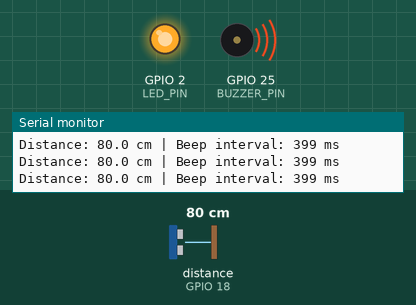
A sketch run on a simulated ESP32. Shown: output pins drawn as LEDs (lit = HIGH), buzzer (waves = sounding, pin HIGH), the last lines printed to the serial monitor. Wiring (inferred from the names in the program): ultrasonic range finder: trigger GPIO 5; echo GPIO 18. Dashed ring = blinking. The test bench sets the inputs (shaded band); at power-on: distance to the obstacle (sensor on GPIO 18) 80 cm. The echo pulse lasts 58.3 µs per cm; pins used as bus, display or sensor lines are not drawn.

Above: at 4.2 s.
4.9 s: distance to the obstacle (sensor on GPIO 18) set to 250 cm
6.9 s: distance to the obstacle (sensor on GPIO 18) set to 205 cm
8.4 s: distance to the obstacle (sensor on GPIO 18) set to 195 cm
At 10.2 s:
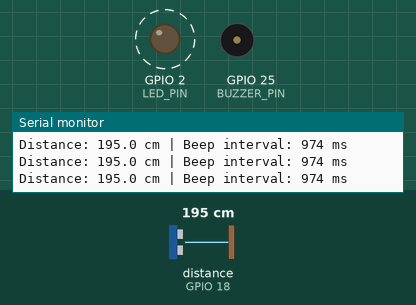
11.4 s: distance to the obstacle (sensor on GPIO 18) set to 299 cm
At 11.4 s:
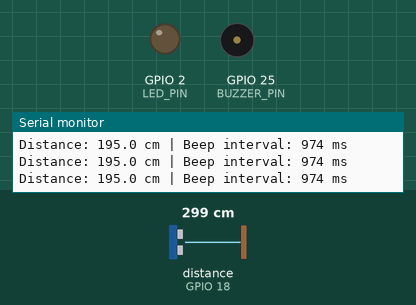
Timing chart, 0 to 13.9 s (numbered marks = the images above; inputs shaded):
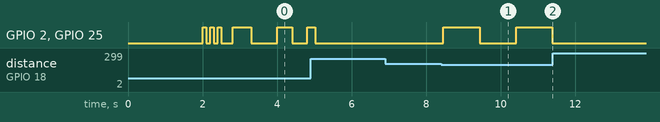

Measured:
- after the input at 8.4 s, GPIO 2 (LED_PIN), GPIO 25 (BUZZER_PIN): alternates HIGH for 0.97 s and LOW for 0.98 s, starting after 0.06 s
- after the input at 11.4 s, GPIO 2 (LED_PIN), GPIO 25 (BUZZER_PIN): stays LOW (without the input it goes to HIGH after 0.97 s)

The sketch:

ultrasonic_with_buzzer.ino
```cpp
// ESP32 Ultrasonic Proximity Alert System with Interpolated Beep Intervals
// HC-SR04: TRIG->GPIO5, ECHO->GPIO18 (via voltage divider), VCC->5V, GND->GND
// Active Buzzer: I/O->GPIO25, VCC->3V3, GND->GND
// LED: GPIO2 (built-in on most ESP32 boards)

// ===================== USER CONFIGURATION =====================
// Pin assignments
const int PIN_TRIG = 5;
const int PIN_ECHO = 18;
const int BUZZER_PIN = 25;
const int LED_PIN = 2;

// Sensor physics
const unsigned long TIMEOUT_US = 30000;
const float SPEED_OF_SOUND_MS = 343.0f;  // m/s at ~20°C
const float SENSOR_MIN_CM = 2.0f;
const float SENSOR_MAX_CM = 400.0f;
const bool CLAMP_TO_SPEC = true;

// Measurement settings
const int AGG_SAMPLES = 3;               // samples to average per reading
const unsigned int AGG_GAP_MS = 10;      // delay between samples
const unsigned long UPDATE_INTERVAL_MS = 150;  // how often to measure distance

// Alert behavior: beep interval based on distance
const float DISTANCE_MIN_CM = 10.0f;     // closest distance (continuous beeping)
const float DISTANCE_MAX_CM = 200.0f;    // farthest alert distance (slowest beeping)
const unsigned long BEEP_INTERVAL_MIN_MS = 50;    // continuous beeping at min distance
const unsigned long BEEP_INTERVAL_MAX_MS = 1000;  // 1 second beep at max distance
const bool USE_LINEAR_INTERPOLATION = true;  // false = exponential curve

// Startup beep pattern
const int STARTUP_SHORT_BEEPS = 3;
const unsigned int STARTUP_SHORT_ON_MS = 100;
const unsigned int STARTUP_SHORT_OFF_MS = 100;
const unsigned int STARTUP_LONG_BEEP_MS = 500;
const unsigned int STARTUP_PAUSE_MS = 300;

// Serial output
const bool ENABLE_SERIAL_OUTPUT = true;
const int SERIAL_BAUD = 115200;
const int DISTANCE_DECIMALS = 1;  // decimal places for distance display

// =============================================================

unsigned long lastUpdateTime = 0;
unsigned long lastBeepTime = 0;
unsigned long beepInterval = 0;
bool beepState = false;

// Measure echo time
unsigned long measureEchoOnce() {
  digitalWrite(PIN_TRIG, LOW);
  delayMicroseconds(2);
  digitalWrite(PIN_TRIG, HIGH);
  delayMicroseconds(10);
  digitalWrite(PIN_TRIG, LOW);
  return pulseIn(PIN_ECHO, HIGH, TIMEOUT_US);
}

// Convert microseconds to centimeters
float microsecondsToCm(unsigned long us) {
  if (us == 0) return NAN;
  const float cm_per_us = (SPEED_OF_SOUND_MS * 0.0001f);
  float d = (us * cm_per_us) / 2.0f;
  if (CLAMP_TO_SPEC) {
    if (d < SENSOR_MIN_CM) d = SENSOR_MIN_CM;
    if (d > SENSOR_MAX_CM) d = SENSOR_MAX_CM;
  }
  return d;
}

// Get average distance from multiple samples
float getAverageDistance() {
  float sum = 0.0f;
  int validCount = 0;

  for (int i = 0; i < AGG_SAMPLES; ++i) {
    unsigned long us = measureEchoOnce();
    float d = microsecondsToCm(us);
    if (!isnan(d)) {
      sum += d;
      validCount++;
    }
    if (i < AGG_SAMPLES - 1) delay(AGG_GAP_MS);
  }

  if (validCount == 0) return NAN;
  return sum / validCount;
}

// Calculate beep interval based on distance (interpolated)
unsigned long calculateBeepInterval(float distance) {
  if (isnan(distance)) return 0;  // no beep if invalid

  // Outside alert range
  if (distance > DISTANCE_MAX_CM) return 0;
  if (distance < DISTANCE_MIN_CM) distance = DISTANCE_MIN_CM;

  // Interpolate beep interval between min and max
  // Closer = shorter interval (faster beeps)
  // Farther = longer interval (slower beeps)

  float t = (distance - DISTANCE_MIN_CM) / (DISTANCE_MAX_CM - DISTANCE_MIN_CM);
  t = constrain(t, 0.0f, 1.0f);

  unsigned long interval;
  if (USE_LINEAR_INTERPOLATION) {
    // Linear interpolation
    interval = BEEP_INTERVAL_MIN_MS + (unsigned long)(t * (BEEP_INTERVAL_MAX_MS - BEEP_INTERVAL_MIN_MS));
  } else {
    // Exponential interpolation (more dramatic changes when close)
    float exp_t = t * t;  // square for exponential feel
    interval = BEEP_INTERVAL_MIN_MS + (unsigned long)(exp_t * (BEEP_INTERVAL_MAX_MS - BEEP_INTERVAL_MIN_MS));
  }

  return interval;
}

// Handle beep timing (non-blocking)
void handleBeeping() {
  if (beepInterval == 0) {
    digitalWrite(BUZZER_PIN, LOW);
    digitalWrite(LED_PIN, LOW);
    beepState = false;
    return;
  }

  unsigned long currentTime = millis();
  if (currentTime - lastBeepTime >= beepInterval) {
    beepState = !beepState;
    digitalWrite(BUZZER_PIN, beepState ? HIGH : LOW);
    digitalWrite(LED_PIN, beepState ? HIGH : LOW);
    lastBeepTime = currentTime;
  }
}

// Startup beep sequence
void startupBeeps() {
  // Short beeps
  for (int i = 0; i < STARTUP_SHORT_BEEPS; ++i) {
    digitalWrite(BUZZER_PIN, HIGH);
    digitalWrite(LED_PIN, HIGH);
    delay(STARTUP_SHORT_ON_MS);
    digitalWrite(BUZZER_PIN, LOW);
    digitalWrite(LED_PIN, LOW);
    if (i < STARTUP_SHORT_BEEPS - 1) delay(STARTUP_SHORT_OFF_MS);
  }
  delay(STARTUP_PAUSE_MS);

  // Long beep
  digitalWrite(BUZZER_PIN, HIGH);
  digitalWrite(LED_PIN, HIGH);
  delay(STARTUP_LONG_BEEP_MS);
  digitalWrite(BUZZER_PIN, LOW);
  digitalWrite(LED_PIN, LOW);
  delay(STARTUP_PAUSE_MS);
}

void setup() {
  if (ENABLE_SERIAL_OUTPUT) {
    Serial.begin(SERIAL_BAUD);
  }

  pinMode(PIN_TRIG, OUTPUT);
  pinMode(PIN_ECHO, INPUT);
  pinMode(BUZZER_PIN, OUTPUT);
  pinMode(LED_PIN, OUTPUT);

  digitalWrite(PIN_TRIG, LOW);
  digitalWrite(BUZZER_PIN, LOW);
  digitalWrite(LED_PIN, LOW);

  delay(1000);

  if (ENABLE_SERIAL_OUTPUT) {
    Serial.println("\n=== Ultrasonic Proximity Alert System ===");
    Serial.print("Alert range: ");
    Serial.print(DISTANCE_MIN_CM, 0);
    Serial.print(" - ");
    Serial.print(DISTANCE_MAX_CM, 0);
    Serial.println(" cm");
    Serial.print("Beep interval: ");
    Serial.print(BEEP_INTERVAL_MIN_MS);
    Serial.print(" - ");
    Serial.print(BEEP_INTERVAL_MAX_MS);
    Serial.println(" ms");
    Serial.print("Interpolation: ");
    Serial.println(USE_LINEAR_INTERPOLATION ? "Linear" : "Exponential");
    Serial.println("\nStarting...\n");
  }

  delay(1000);
  startupBeeps();

  lastUpdateTime = millis();
  lastBeepTime = millis();
}

void loop() {
  unsigned long currentTime = millis();

  // Update distance reading at set interval
  if (currentTime - lastUpdateTime >= UPDATE_INTERVAL_MS) {
    float distance = getAverageDistance();

    if (!isnan(distance)) {
      beepInterval = calculateBeepInterval(distance);

      if (ENABLE_SERIAL_OUTPUT) {
        Serial.print("Distance: ");
        Serial.print(distance, DISTANCE_DECIMALS);
        Serial.print(" cm | Beep interval: ");
        if (beepInterval == 0) {
          Serial.println("OFF (out of range)");
        } else {
          Serial.print(beepInterval);
          Serial.println(" ms");
        }
      }
    } else {
      beepInterval = 0;
      if (ENABLE_SERIAL_OUTPUT) {
        Serial.println("Distance: ERROR - No valid reading");
      }
    }

    lastUpdateTime = currentTime;
  }

  // Handle buzzer/LED timing
  handleBeeping();
}
```
